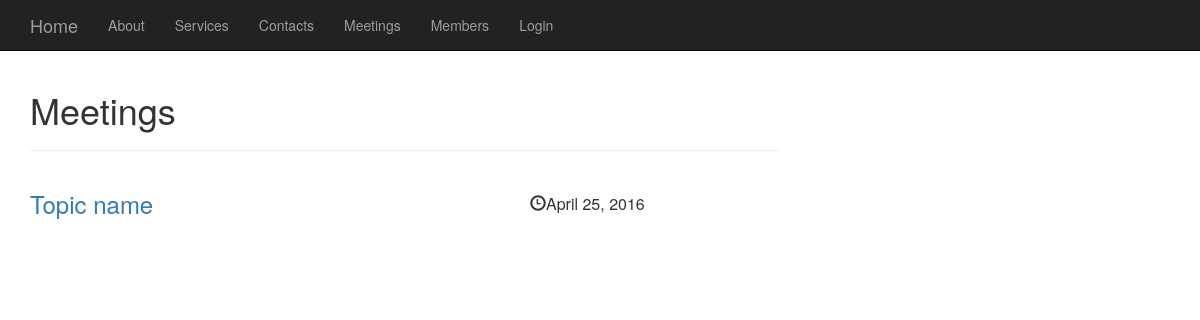
The app's page /meetings/, older data.
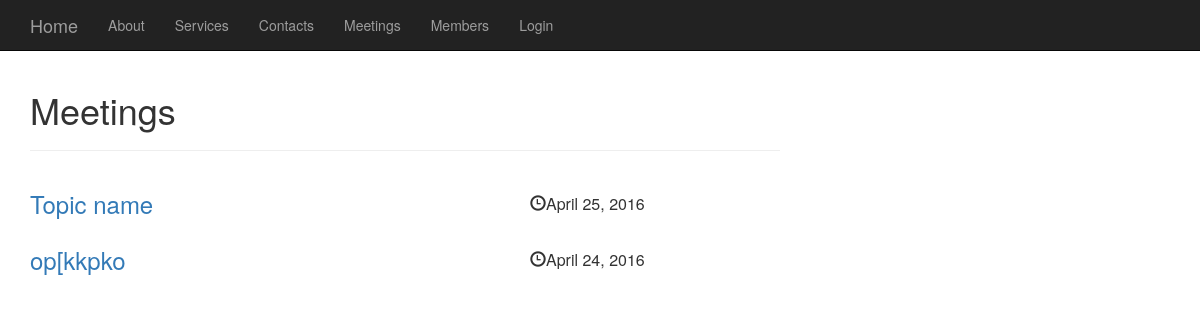
The same page, newer data.
### meetings/models.py (models this page shows, shortened)
class Meeting(models.Model):
    topic_text = models.CharField(max_length=50)
    detail_text = models.TextField()
    meeting_date = models.DateField('time of meeting')
    pub_date = models.DateField('date published', auto_now=True)

### meetings/views.py (the view)
class IndexView(generic.ListView):
    template_name = 'meetings/index.html'
    context_object_name = 'latest_meeting_list'
    def get_queryset(self):
        return Meeting.objects.filter(pub_date__lte=timezone.now()).order_by('-pub_date')[:10]

### meetings/templates/meetings/index.html (shortened to what this page needs)
<!DOCTYPE html>
<html lang="en">
{% load staticfiles %}
<head>
    <link href="{%static 'bootstrap.min.css'%}" rel="stylesheet">
    <link href="{%static 'blog-post.css'%}" rel="stylesheet">
</head>
<body>
    {% include "menu.html"%}
<div class="container">
        <div class="row">
            <div class="col-lg-8">
                <h1>Meetings</h1>
                <hr>
                {% if latest_meeting_list %}
                                <table cellspacing="2" cellpadding="2">
                    {% for meeting in latest_meeting_list %}
                         <tr><td width="500"><h3><font size="5"><a href="{% url 'meetings:detail' meeting.id %}">
                             {{meeting.topic_text}}</a></font></h3></td>
                             <td><h3><font size="3"><div class="date"><span class="glyphicon glyphicon-time"></span>{{meeting.meeting_date}}</div></font></h3></td></h3></tr>
                    {% endfor %}
                                    </table>
                {% else %}
                    <p>No meetings are available.</p>
                {% endif %}
                </div>
            </div>
                </div>
</body>
</html>

Row changes from the older to the newer data that the page shows:
added Meeting: topic_text "op[kkpko", meeting_date "April 24, 2016"
